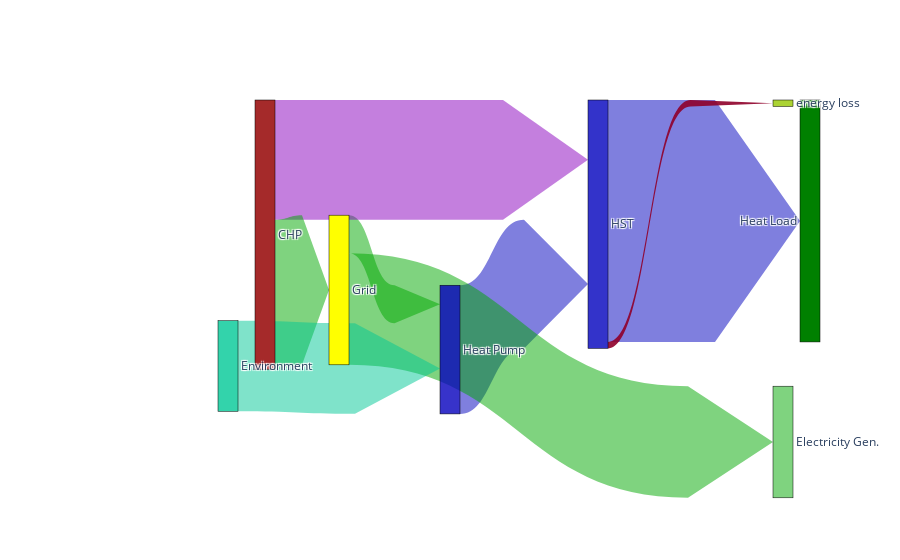

The notebook cell this image was saved under:
### Code cell
fig = go.Figure(data=[go.Sankey(
    arrangement = "snap",
    valuesuffix = "Wh",
    node = dict(
      pad = 10,
    #   thickness = 20,
      line = dict(color = "black", width = 0.5),
      label = ['Grid',"Heat Pump", "HST", "Heat Load", "CHP", "Electricity Gen.", "energy loss", "Environment"],
      x = [0.35, 0.0, 0.7, 0.85, 0.25, 0.95,0.95, 0.2],
      y = [0.5,0,0.3,0,-0.5,0.9,-2,0.7],
    #   color = "blue"
      color = ['Yellow', 'rgba(5, 0, 189, 0.8)', 'rgba(0, 0, 189, 0.8)', 'Green', 'Brown', 'rgba(0, 168, 0, 0.5)', 'rgba(150, 200, 0, 0.8)', 'rgba(0, 200, 150, 0.8)']
    ),
    link = dict(
      arrowlen = 85,
      source = [0, 1, 2, 4, 4,0, 2, 7], # actually not, no dynamic switching here!reversed directions for hwt2_sh and hwt0_hp
      target = [1, 2, 3, 2, 0, 5, 6, 1],
      # source = sources,
      # target = targets,
      value = vals_smpl2,
      color = ['rgba(0, 168, 0, 0.5)', 'rgba(0, 0, 189, 0.5)', 'rgba(0, 0, 189, 0.5)', 'rgba(137, 0, 189, 0.5)', 'rgba(0, 168, 0, 0.5)', 'rgba(0, 168, 0, 0.5)', 'rgba(143, 0, 43, 0.9)','rgba(0, 200, 150, 0.5)']
    #   curve = [0, 0, 0, 0.5, 0]
  ))],
  layout = dict()
  )

fig.show()

### Figure 1 — Plotly figure (JSON) as saved in the notebook; plotly's stock layout.template omitted (floating-point values rounded to 4 significant figures)
{"data": [{"arrangement": "snap", "link": {"arrowlen": 85, "color": ["rgba(0, 168, 0, 0.5)", "rgba(0, 0, 189, 0.5)", "rgba(0, 0, 189, 0.5)", "rgba(137, 0, 189, 0.5)", "rgba(0, 168, 0, 0.5)", "rgba(0, 168, 0, 0.5)", "rgba(143, 0, 43, 0.9)", "rgba(0, 200, 150, 0.5)"], "source": [0, 1, 2, 4, 4, 0, 2, 7], "target": [1, 2, 3, 2, 0, 5, 6, 1], "value": [54650000.0, 184900000.0, 347700000.0, 172034235, 215000000.0, 160400000.0, 9282000.0, 130100000.0]}, "node": {"color": ["Yellow", "rgba(5, 0, 189, 0.8)", "rgba(0, 0, 189, 0.8)", "Green", "Brown", "rgba(0, 168, 0, 0.5)", "rgba(150, 200, 0, 0.8)", "rgba(0, 200, 150, 0.8)"], "label": ["Grid", "Heat Pump", "HST", "Heat Load", "CHP", "Electricity Gen.", "energy loss", "Environment"], "line": {"color": "black", "width": 0.5}, "pad": 10, "x": [0.35, 0, 0.7, 0.85, 0.25, 0.95, 0.95, 0.2], "y": [0.5, 0, 0.3, 0, -0.5, 0.9, -2, 0.7]}, "type": "sankey", "valuesuffix": "Wh"}], "layout": {}}
